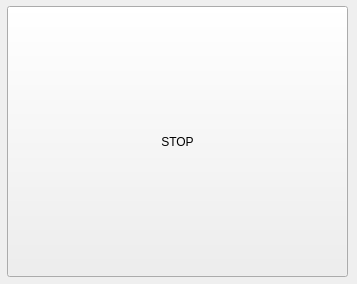
<?xml version="1.0" encoding="UTF-8"?>
<ui version="4.0">
 <class>EmergencyStop</class>
 <widget class="QWidget" name="EmergencyStop">
  <property name="geometry">
   <rect>
    <x>0</x>
    <y>0</y>
    <width>357</width>
    <height>284</height>
   </rect>
  </property>
  <property name="windowTitle">
   <string>EmergencyStop</string>
  </property>
  <widget class="QPushButton" name="stopButton">
   <property name="geometry">
    <rect>
     <x>7</x>
     <y>6</y>
     <width>341</width>
     <height>271</height>
    </rect>
   </property>
   <property name="text">
    <string>STOP</string>
   </property>
  </widget>
 </widget>
 <layoutdefault spacing="6" margin="11"/>
 <resources/>
 <connections/>
</ui>
